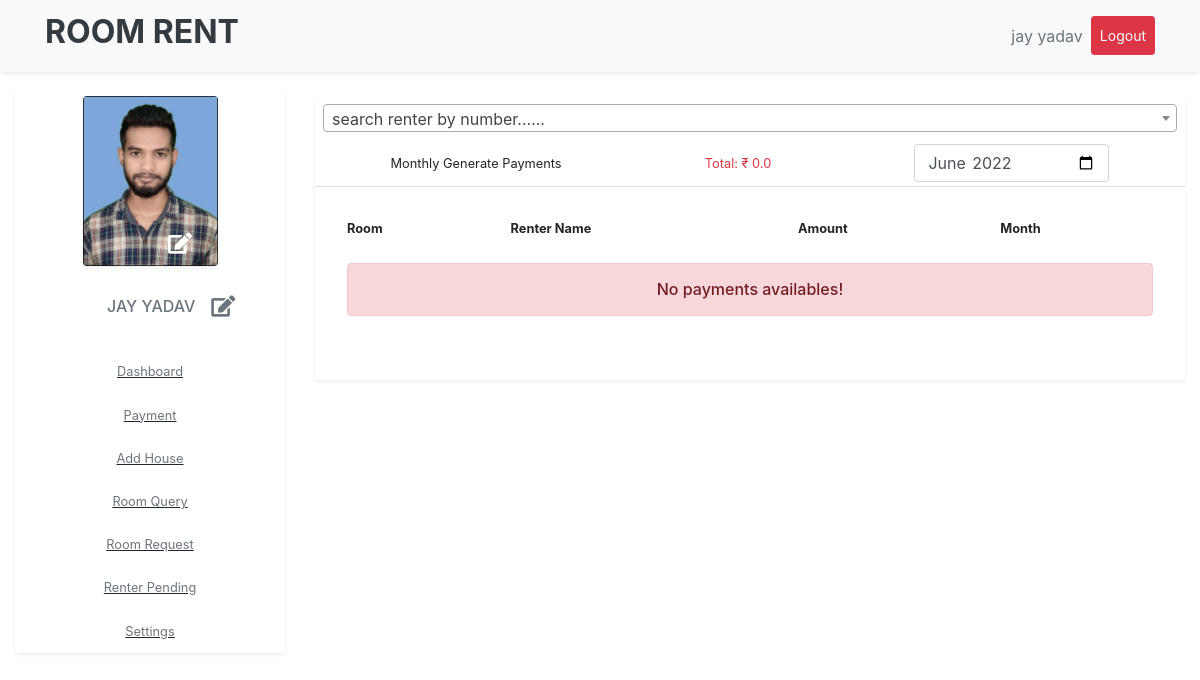
The page /owner_payment_gen/ (signed in) on the database as committed earlier.
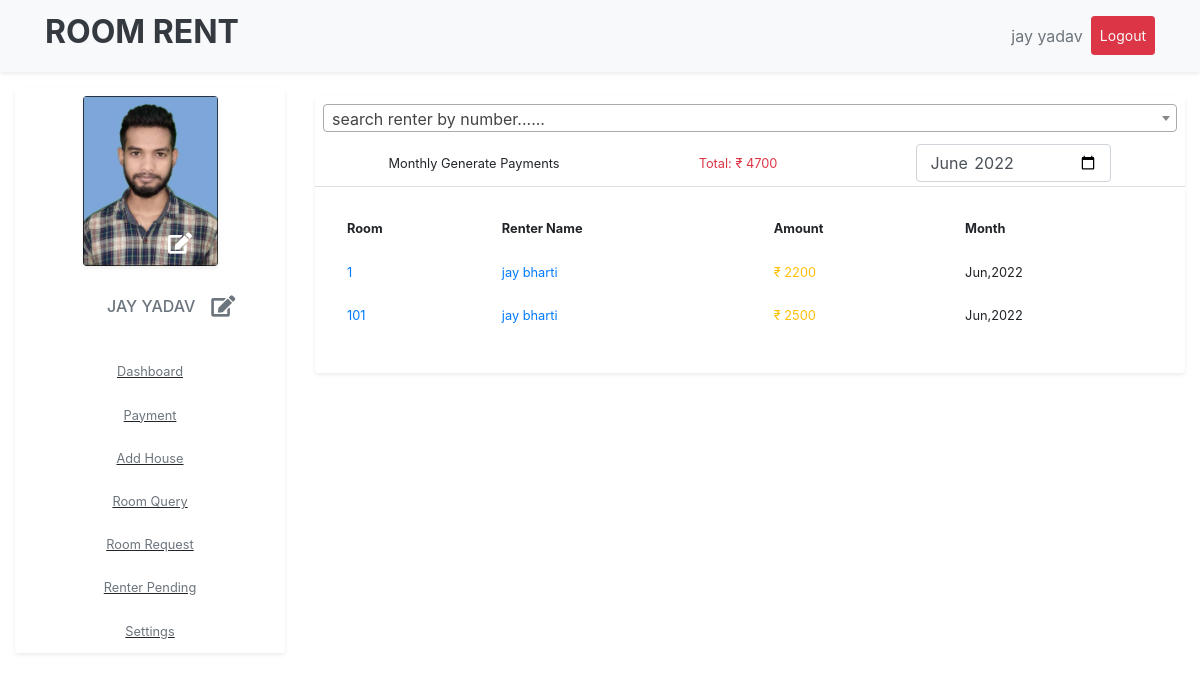
The same page on the database as committed later.
### datawork/models.py (models this page shows, shortened)
class PaymentGenerate(models.Model):
    pg_id = models.AutoField(primary_key=True)
    pg_txn = models.CharField(max_length=100)
    user_id = models.ForeignKey(User,on_delete=models.DO_NOTHING, related_name='user_renter')
    owner = models.ForeignKey(User,on_delete=models.DO_NOTHING, related_name='user_owner')
    pg_amount = models.IntegerField()
    pg_month = models.DateTimeField()
    pg_allot_id = models.ForeignKey(RoomAllot,on_delete=models.DO_NOTHING)
    pg_doc = models.DateTimeField(default=datetime.now(), blank=True)
    slug = models.SlugField(blank=True, null=True)

class RoomAllot(models.Model):
    ra_id = models.AutoField(primary_key=True)
    ra_room_id = models.ForeignKey(Room, on_delete=models.DO_NOTHING)
    house_id = models.ForeignKey(OwnerHouse, on_delete=models.CASCADE)
    user_id = models.ForeignKey(User, on_delete=models.DO_NOTHING,related_name='user_id')
    renter = models.ForeignKey(User, on_delete=models.DO_NOTHING,related_name='renter')
    ra_doc = models.DateTimeField(default=datetime.now(), blank=True)
    ra_status = models.CharField(max_length=20, default='1',choices=(("0", "Request"), ("1", "Active"),("2","Pending")))
    slug = models.SlugField(blank=True, null=True)

class Room(models.Model):
    r_id = models.AutoField(primary_key=True)
    user_id = models.ForeignKey(User,on_delete=models.CASCADE)
    house_id = models.ForeignKey(OwnerHouse,on_delete=models.CASCADE)
    r_title = models.CharField(max_length=100)
    r_rent = models.IntegerField()
    r_type = models.ForeignKey(RoomType,on_delete=models.DO_NOTHING)
    r_desc = models.CharField(max_length=200)
    r_image = models.ImageField(upload_to="image")
    slug = models.SlugField()
    r_status = models.CharField(max_length=20, default='1',choices=(("0", "Pending"), ("1", "Active")))
    r_doc = models.DateTimeField(default=datetime.now(), blank=True)

### datawork/views.py (the view)
# urls.py: path('owner_payment_gen/',views.owner_payment_gen,name="owner_payment_gen"),
@login_required(login_url=logins)
def owner_payment_gen(r):
    if r.is_ajax():
        term = r.GET.get('term')
        renter = User.objects.filter(roomrenter__rr_contact__exact=term)
        response_content = list(renter.values())
        return JsonResponse(response_content, safe=False)
    if r.method == 'POST':
        date = r.POST.get('month')
        m = datetime.strptime(date, '%Y-%m').date()
        c_month = m.month
        c_year = m.year
    else:
        c_month = datetime.now().date().month
        c_year = datetime.now().date().year
        c_date = datetime.now().date()
        date = c_date.strftime('%Y-%m')
    pay = PaymentPaid.objects.filter(pp_doc__month=c_month,pp_doc__year=c_year).filter(owner_id=r.user)
    gen = PaymentGenerate.objects.filter(pg_doc__month=c_month,pg_doc__year=c_year).filter(owner=r.user)
    data = {
        "paid": pay.aggregate(Sum('pp_amount'))['pp_amount__sum'] or 00.00,
        "gen": gen.aggregate(Sum('pg_amount'))['pg_amount__sum'] or 00.00,
        "payment": gen,
        "date": date,
        "owner": RoomOwner.objects.get(user_id__username=r.user),
    }
    return render(r, 'roomowner/owner_payment_gen.html', data)

### datawork/templatetags/template_tags.py (called while the page is built)
@register.filter
def has_group(user,group_name):
    return user.groups.filter(name=group_name).exists()

### templates/roomowner/owner_payment_gen.html (shortened to what this page needs)
{% extends 'roomowner/owner_base.html' %}
{% load template_tags %}
{% block content %}
    <div class="col-lg-9">
    <div class="row">
        <div class="col-lg-12 mt-2">
            <div class="card border-0 shadow-sm">
                    <div class="p-2">
                    </div>
                <div class="card-header small p-1 bg-transparent">
                    <div class="form-inline">
                        <span class="text-center mx-auto">Monthly Generate Payments</span>
                        <span class="mx-auto text-danger">Total: ₹ {{ gen }}</span>
                        <form action="" method="post" class="mx-auto">
                            <input type="month" class="form-control mx-auto small" name="month" value="{{ date }}" onchange="this.form.submit();">
                        </form>
                    </div>
                </div>
                <div class="card-body">
                    <table class="table table-responsive-sm table-borderless">
                        <tr class="small">
                            <th>Room</th>
                            <th>Renter Name</th>
                            <th>Amount</th>
                            <th>Month</th>
                        </tr>
                        {% for p in payment %}
                            <tr class="small">
                                <td><a href="{% url 'owner_room_view' p.pg_allot_id.ra_room_id.slug %}" class="nav-link p-0 m-0">{{ p.pg_allot_id.ra_room_id.r_title }}</a></td>
                                <td><a href="{% url 'view_renter_profile' p.user_id.username %}" class="nav-link p-0 m-0">{{ p.user_id.first_name }} {{ p.user_id.last_name }}</a></td>
                                <td class="text-warning">₹ {{ p.pg_amount }}</td>
                                <td>{{ p.pg_month|date:'M,Y' }}</td>
                            </tr>
                        {% empty %}
                        <tr>
                            <td colspan="5"><div class="alert alert-danger h6 text-center p-3" role="alert">No payments availables!</div></td>
                        </tr>
                        {% endfor %}
                    </table>
                </div>
            </div>
        </div>
    </div>
    </div>
{% endblock %}

Rows that differ between the two databases and show on the page:
added PaymentGenerate: pg_allot_id.ra_room_id.r_title "1", user_id.first_name "jay", user_id.last_name "bharti", pg_amount "2200", pg_month "Jun,2022"
added PaymentGenerate: pg_allot_id.ra_room_id.r_title "101", user_id.first_name "jay", user_id.last_name "bharti", pg_amount "2500", pg_month "Jun,2022"
Other text that changed with them:
{{ gen }}: "0.0" → "4700"
text no longer shown: "No payments availables!"
